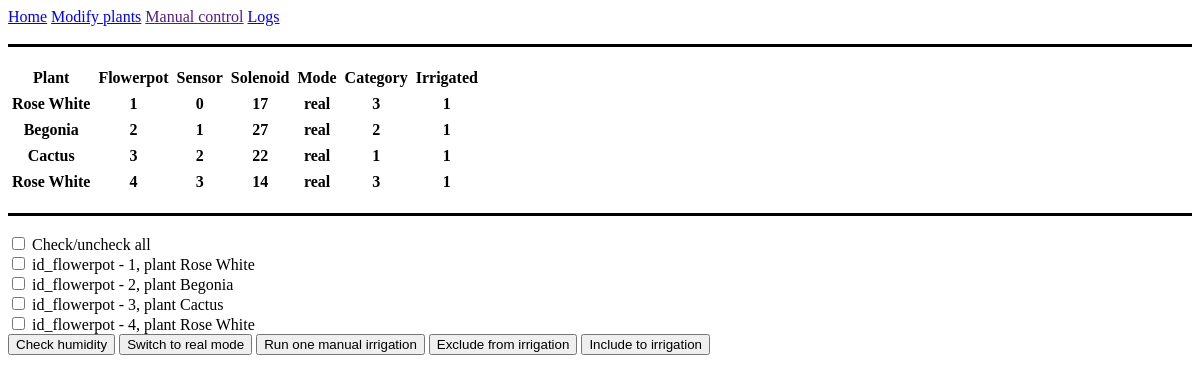
/arrosage/manual_control.php, run on the app's committed database.
### tables this page shows
CREATE TABLE `Flowerpot` (
  `id_flowerpot` int(11) NOT NULL,
  `id_plant` int(11) NOT NULL,
  `id_sensor` int(11) NOT NULL,
  `id_solenoid` int(11) NOT NULL,
  `mode` enum('real','model') NOT NULL DEFAULT 'real',
  `is_irrigated` tinyint(1) NOT NULL DEFAULT 1,
  `volume` float NOT NULL,
  `area` float NOT NULL,
  `rest_moisture` float NOT NULL DEFAULT 0
);

CREATE TABLE `Plant` (
  `id_plant` int(11) NOT NULL,
  `name` varchar(50) NOT NULL,
  `id_category` int(11) NOT NULL
);

CREATE TABLE `Sensor` (
  `id_sensor` int(11) NOT NULL,
  `pin_sensor` int(11) NOT NULL,
  `max_humidity` int(11) NOT NULL,
  `min_humidity` int(11) NOT NULL,
  `isTrusted` tinyint(1) NOT NULL DEFAULT 1
);

CREATE TABLE `Solenoide` (
  `id_solenoid` int(11) NOT NULL,
  `pin_solenoid` int(11) NOT NULL,
  `capacity` float NOT NULL
);

### arrosage/manual_control.php (the view, shortened to what this page needs)
<!DOCTYPE html>
<html>
<head>
    <link href="style.css" rel="stylesheet" type="text/css">
</head>
<?php
try {
    $link = mysqli_connect("localhost", $login, $password, "arrosage");
} catch (Exception $e) {
    echo 'Wrong database username or password';
    die;
}
$sql_pants = "SELECT name, id_flowerpot FROM Plant JOIN Flowerpot on Plant.id_plant=Flowerpot.id_plant";
$result_plants = $link->query($sql_pants);
$sql_pants = "SELECT name, id_flowerpot, pin_sensor, pin_solenoid, mode, id_category, is_irrigated
    FROM Plant JOIN Flowerpot on Plant.id_plant=Flowerpot.id_plant
                JOIN Solenoide on Flowerpot.id_solenoid=Solenoide.id_solenoid
                JOIN Sensor on Flowerpot.id_sensor=Sensor.id_sensor";
$result_plants2 = $link->query($sql_pants);
?>
<body>
    <ul class="navbar">
        <li><a href="index.php">Home</a></li>
        <li><a href="modify_plants.php">Modify plants</a></li>
        <li><a href="">Manual control</a></li>
        <li><a href="logs.php">Logs</a></li>
    </ul>
    <br>
    <div class="line"></div>
    <br>
    <table id="table" border="0" cellspacing="0" cellpadding="4">
        <tr>
            <th>Plant</th>
            <th>Flowerpot</th>
            <th>Sensor</th>
            <th>Solenoid</th>
            <th>Mode</th>
            <th>Category</th>
            <th>Irrigated</th>
        </tr>
        <?php
        if ($result_plants2->num_rows > 0) {
            while ($row = $result_plants2->fetch_assoc()) {
                echo "<tr>";
                echo "<th>" . $row["name"] . "</th>";
                echo "<th>" . $row["id_flowerpot"] . "</th>";
                echo "<th>" . $row["pin_sensor"] . "</th>";
                echo "<th>" . $row["pin_solenoid"] . "</th>";
                echo "<th>" . $row["mode"] . "</th>";
                echo "<th>" . $row["id_category"] . "</th>";
                echo "<th>" . $row["is_irrigated"] . "</th>";
                echo "</tr>";
            }
        } else {
            echo "<tr>";
            echo "<th colspan=\"6\">List is empty</th>";
            echo "</tr>";
        }
        ?>
    </table>
    <br>
    <div class="line"></div>
    <br>
    <form method="post" action="">
        <label><input type="checkbox" id="checkAll"> Check/uncheck all </label><br>
        <?php
        if ($result_plants->num_rows > 0) {
            while ($row = $result_plants->fetch_assoc()) {
                echo '<label>
                <input type="checkbox" class="checkbox" name="plants[]" value="' . $row["id_flowerpot"] . '">' .
                    " id_flowerpot - " . $row["id_flowerpot"] . ", plant " . $row["name"] . "</label><br>";
            }
        }
        ?>
        <input type="submit" name="checkHumidity" class="button" value="Check humidity" />
        <input type="submit" name="switchToReal" class="button" value="Switch to real mode" />
        <input type="submit" name="runIrrigation" class="button" value="Run one manual irrigation" />
        <input type="submit" name="excludeIrrigation" class="button" value="Exclude from irrigation" />
        <input type="submit" name="includeIrrigation" class="button" value="Include to irrigation" />
    </form>
</body>
</html>

### arrosage/style.css (style rules this page uses)
.line { border-top: 3px solid black; }
.navbar { margin: 0; padding: 0; list-style-type: none; }
.navbar li { display: inline; }

### data on the page
flowerpot: id_plant.name "Rose White", id_flowerpot "1", id_sensor.pin_sensor "0", id_solenoid.pin_solenoid "17", mode "real", id_plant.id_category "3", is_irrigated "1"
flowerpot: id_plant.name "Begonia", id_flowerpot "2", id_sensor.pin_sensor "1", id_solenoid.pin_solenoid "27", mode "real", id_plant.id_category "2", is_irrigated "1"
flowerpot: id_plant.name "Cactus", id_flowerpot "3", id_sensor.pin_sensor "2", id_solenoid.pin_solenoid "22", mode "real", id_plant.id_category "1", is_irrigated "1"
flowerpot: id_plant.name "Rose White", id_flowerpot "4", id_sensor.pin_sensor "3", id_solenoid.pin_solenoid "14", mode "real", id_plant.id_category "3", is_irrigated "1"
